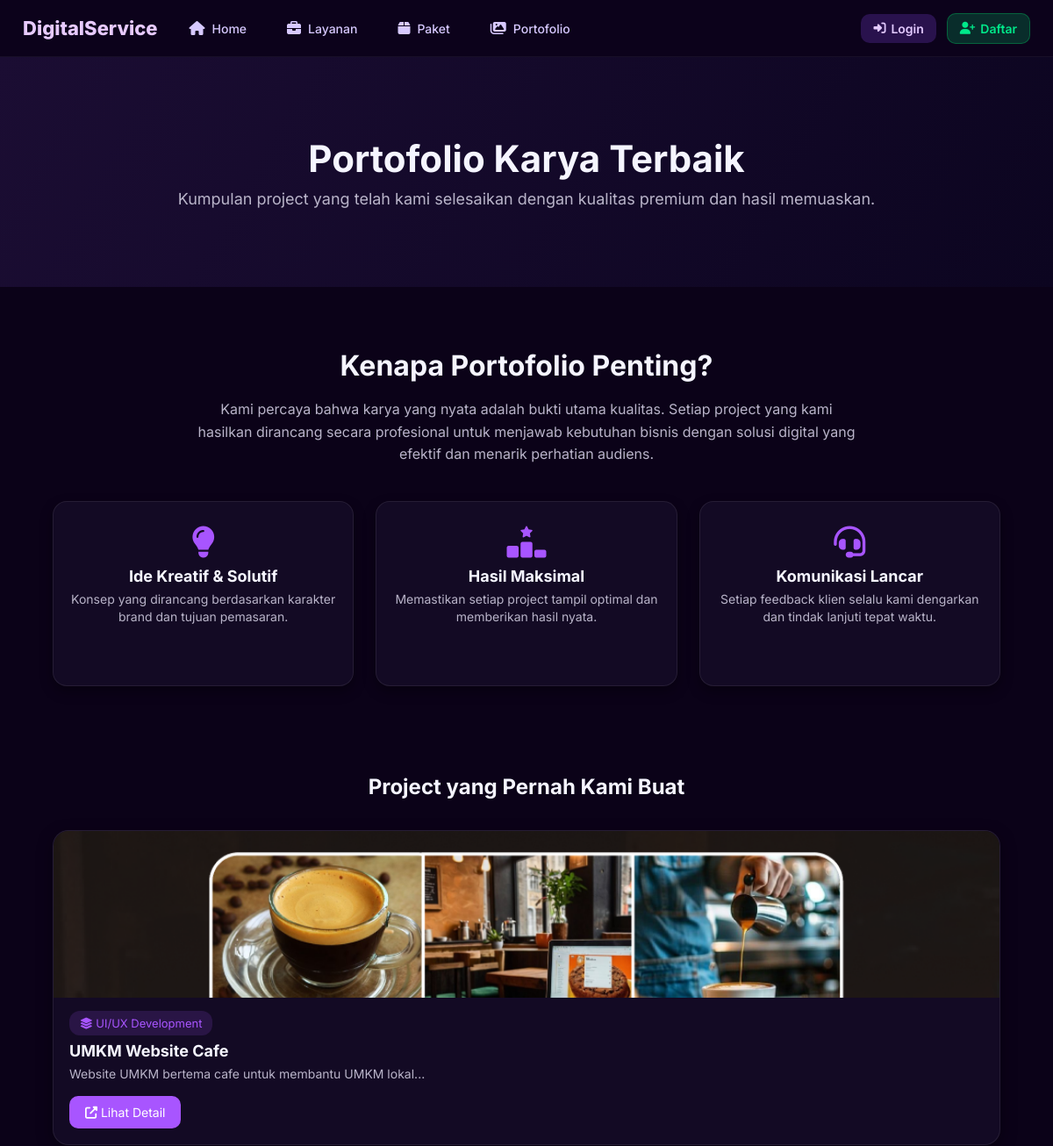
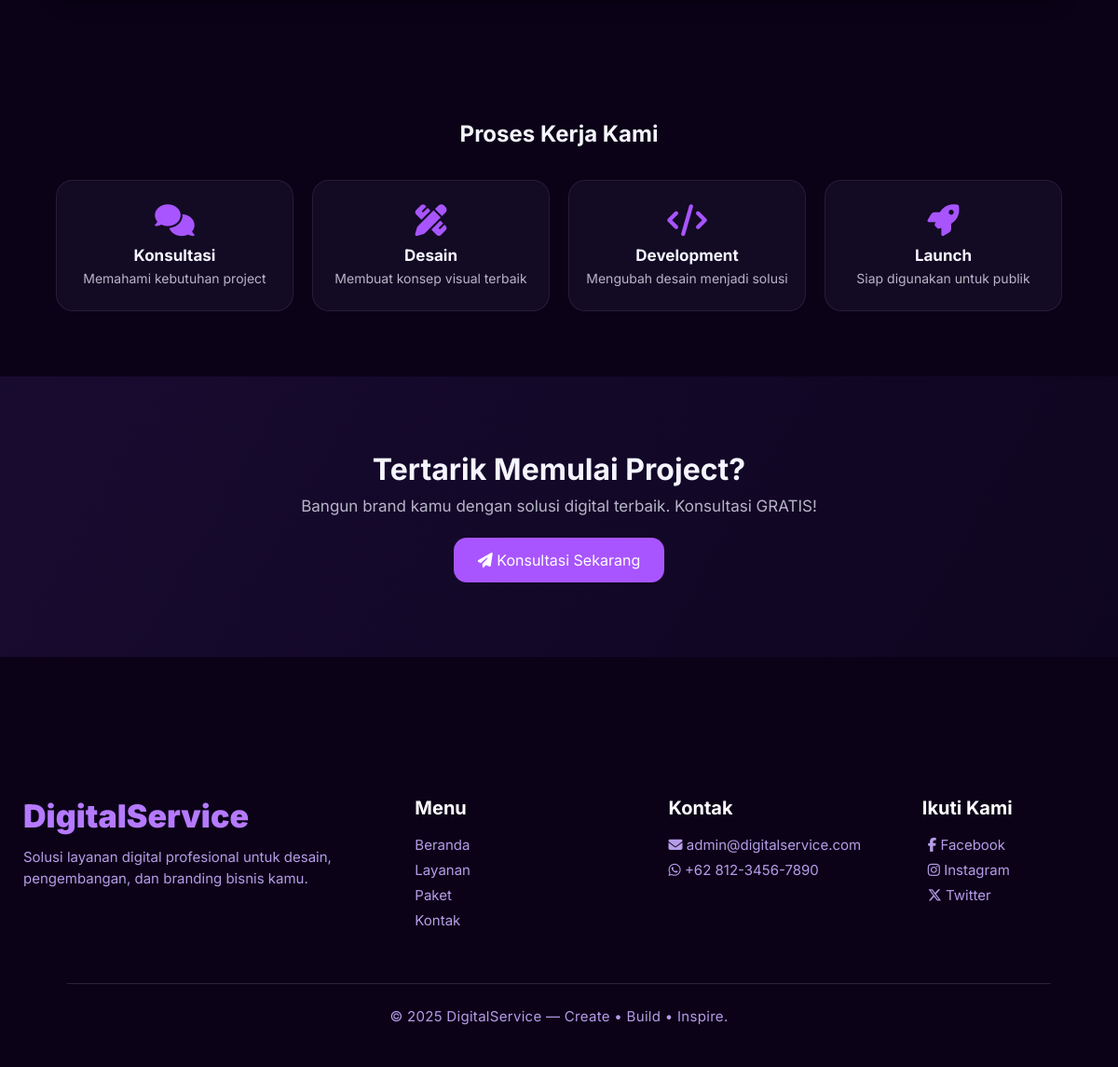
Screenshot of /digital_service/public/views/user/pages/portfolios.php with the database file from the repository (2 pictures, top to bottom).
### tables this page shows
CREATE TABLE `portfolios` (
  `id` int(10) UNSIGNED NOT NULL,
  `package_id` int(10) UNSIGNED DEFAULT NULL,
  `title` varchar(150) NOT NULL,
  `description` text DEFAULT NULL,
  `thumbnail` varchar(255) DEFAULT NULL,
  `preview_url` varchar(255) DEFAULT NULL,
  `created_at` datetime NOT NULL DEFAULT current_timestamp()
);

### digital_service/config/app.php (called while the page is built, shortened)
<?php
$BASE_URL = "http://localhost/digital_service/";
?>

### digital_service/public/views/user/pages/portfolios.php (the view, shortened to what this page needs)
<?php
require_once __DIR__ . "/../../../../config/db.php";
require_once __DIR__ . "/../../../../config/app.php";
$portfolios = [];
$sql = "
    SELECT
        p.id,
        p.title,
        p.description,
        p.thumbnail,
        p.preview_url,
        GROUP_CONCAT(s.title SEPARATOR ', ') AS services
    FROM portfolios p
    LEFT JOIN package_services ps ON ps.package_id = p.package_id
    LEFT JOIN services s ON s.id = ps.service_id
    GROUP BY p.id
    ORDER BY p.created_at DESC
";
$q = $conn->query($sql);
if ($q) while ($row = $q->fetch_assoc()) $portfolios[] = $row;
?>
<!DOCTYPE html>
<html lang="id">
<head>
    <link rel="stylesheet" href="<?= $BASE_URL ?>public/assets/styles/user/portfolios.css">
    <link rel="stylesheet" href="https://cdnjs.cloudflare.com/ajax/libs/font-awesome/6.5.0/css/all.min.css">
</head>
<body>
    <?php include __DIR__ . "/../layout/navbar.php"; ?>
    <section class="hero-portfolio">
        <div class="container">
            <h1>Portofolio Karya Terbaik</h1>
            <p>Kumpulan project yang telah kami selesaikan dengan kualitas premium dan hasil memuaskan.</p>
        </div>
    </section>
    <section class="section-intro-portfolio">
        <div class="container">
            <h2>Kenapa Portofolio Penting?</h2>
            <p>
                Kami percaya bahwa karya yang nyata adalah bukti utama kualitas.
                Setiap project yang kami hasilkan dirancang secara profesional
                untuk menjawab kebutuhan bisnis dengan solusi digital yang efektif dan menarik perhatian audiens.
            </p>
            <div class="intro-grid">
                <div class="intro-item">
                    <i class="fa-solid fa-lightbulb"></i>
                    <h4>Ide Kreatif & Solutif</h4>
                    <p>Konsep yang dirancang berdasarkan karakter brand dan tujuan pemasaran.</p>
                </div>
                <div class="intro-item">
                    <i class="fa-solid fa-ranking-star"></i>
                    <h4>Hasil Maksimal</h4>
                    <p>Memastikan setiap project tampil optimal dan memberikan hasil nyata.</p>
                </div>
                <div class="intro-item">
                    <i class="fa-solid fa-headset"></i>
                    <h4>Komunikasi Lancar</h4>
                    <p>Setiap feedback klien selalu kami dengarkan dan tindak lanjuti tepat waktu.</p>
                </div>
            </div>
        </div>
    </section>
    <section class="portfolio-showcase">
        <div class="container">
            <h2>Project yang Pernah Kami Buat</h2>
            <?php if (!empty($portfolios)): ?>
                <div class="portfolio-grid">
                    <?php foreach ($portfolios as $p): ?>
                        <div class="portfolio-card">
                            <div class="thumb">
                                <?php if ($p["thumbnail"]): ?>
                                    <img src="<?= $BASE_URL ?>uploads/portfolios/<?= htmlspecialchars($p["thumbnail"]) ?>">
                                <?php else: ?>
                                    <i class="fa-solid fa-image no-thumb"></i>
                                <?php endif; ?>
                            </div>
                            <div class="portfolio-info">
                                <span class="tag"><i class="fa-solid fa-layer-group"></i> <?= htmlspecialchars($p["services"] ?? "Multi Layanan") ?></span>
                                <h3><?= htmlspecialchars($p["title"]) ?></h3>
                                <p><?= htmlspecialchars(substr($p["description"], 0, 100)) ?>...</p>
                                <?php if (!empty($p["preview_url"])): ?>
                                    <a href="<?= htmlspecialchars($p["preview_url"]) ?>" target="_blank" class="btn-preview" style="text-decoration: none;">
                                        <i class="fa-solid fa-up-right-from-square"></i> Lihat Detail
                                    </a>
                                <?php endif; ?>
                            </div>
                        </div>
                    <?php endforeach; ?>
                </div>
            <?php else: ?>
                <p class="empty">Belum ada portofolio tersedia.</p>
            <?php endif; ?>
        </div>
    </section>
    <section class="section-process">
        <div class="container">
            <h2>Proses Kerja Kami</h2>
            <div class="process-grid">
                <div class="step">
                    <i class="fa-solid fa-comments"></i>
                    <h4>Konsultasi</h4>
                    <p>Memahami kebutuhan project</p>
                </div>
                <div class="step">
                    <i class="fa-solid fa-pen-ruler"></i>
                    <h4>Desain</h4>
                    <p>Membuat konsep visual terbaik</p>
                </div>
                <div class="step">
                    <i class="fa-solid fa-code"></i>
                    <h4>Development</h4>
                    <p>Mengubah desain menjadi solusi</p>
                </div>
                <div class="step">
                    <i class="fa-solid fa-rocket"></i>
                    <h4>Launch</h4>
                    <p>Siap digunakan untuk publik</p>
                </div>
            </div>
        </div>
    </section>
    <section class="section-cta">
        <div class="container">
            <h2>Tertarik Memulai Project?</h2>
            <p>Bangun brand kamu dengan solusi digital terbaik. Konsultasi GRATIS!</p>
            <a href="<?= $BASE_URL ?>public/views/user/pages/contact.php" class="btn-cta">
                <i class="fa-solid fa-paper-plane"></i> Konsultasi Sekarang
            </a>
        </div>
    </section>
</body>
    <?php include $_SERVER['DOCUMENT_ROOT'] . "/digital_service/public/views/user/layout/footer.php"; ?>
</html>

### digital_service/public/assets/styles/user/portfolios.css (style rules this page uses)
:root { --bg: #0a0614; --bg-dark: #070312; --card: #130a24; --accent: #a855ff; --accent-hover: #c07bff; --text: #f5f5ff; --text-dim: #b9b4c9; --border: rgba(255,255,255,0.08); --shadow: rgba(0,0,0,0.35); }
body { margin: 0; font-family: Poppins, sans-serif; background: var(--bg); color: var(--text); }
a { text-decoration: none; }
h4 { text-decoration: none; }
.container { width: 90%; max-width: 1200px; margin: auto; }
.hero-portfolio { background: linear-gradient(120deg, #1b0d33, #0c0520); text-align: center; padding: 90px 0; }
.hero-portfolio h1 { font-size: 42px; font-weight: 700; }
.hero-portfolio p { font-size: 18px; margin-top: 10px; color: var(--text-dim); }
.portfolio-showcase { padding: 60px 0; }
.portfolio-showcase h2 { text-align: center; margin-bottom: 35px; }
.portfolio-grid { display: grid; grid-template-columns: repeat(auto-fit,minmax(280px,1fr)); gap: 25px; }
.portfolio-card { background: var(--card); border: 1px solid var(--border); border-radius: 18px; overflow: hidden; transition: .28s ease; box-shadow: 0 6px 18px var(--shadow); }
.thumb { width: 100%; height: 190px; background: #120925; display: flex; align-items: center; justify-content: center; }
.thumb img { width: 100%; height: 100%; object-fit: cover; }
.portfolio-info { padding: 18px; }
.portfolio-info .tag { font-size: 13px; background: rgba(168,85,255,.15); padding: 6px 12px; border-radius: 12px; color: var(--accent); }
.portfolio-info h3 { font-size: 18px; margin: 12px 0 6px; }
.portfolio-info p { color: var(--text-dim); font-size: 14px; line-height: 1.45; }
.btn-preview { display: inline-block; margin-top: 14px; font-size: 14px; background: var(--accent); padding: 10px 18px; border-radius: 10px; color: white; transition: .25s ease; }
.section-process { padding: 70px 0; }
.section-process h2 { text-align: center; margin-bottom: 35px; }
.process-grid { display: grid; grid-template-columns: repeat(4,1fr); gap: 20px; }
.step { background: var(--card); padding: 26px 18px; text-align: center; border-radius: 18px; border: 1px solid var(--border); transition: .25s ease; }
.step i { font-size: 34px; color: var(--accent); margin-bottom: 10px; }
.step h4 { font-size: 17px; margin-bottom: 6px; }
.step p { font-size: 14px; color: var(--text-dim); }
.section-cta { padding: 80px 0; text-align: center; background: linear-gradient(120deg,#180b30,#0e0520); }
.section-cta h2 { font-size: 32px; }
.section-cta p { color: var(--text-dim); font-size: 17px; margin-top: 10px; margin-bottom: 24px; }
.btn-cta { padding: 14px 26px; background: var(--accent); color: #fff; border-radius: 14px; font-size: 16px; display: inline-block; transition: .25s ease; }
.section-intro-portfolio { padding: 70px 0 40px; text-align: center; }
.section-intro-portfolio h2 { font-size: 32px; margin-bottom: 18px; }
.section-intro-portfolio p { font-size: 16px; color: var(--text-dim); max-width: 750px; margin: 0 auto 40px; line-height: 1.6; }
.intro-grid { display: grid; grid-template-columns: repeat(3,1fr); gap: 25px; margin-top: 20px; }
.intro-item { background: var(--card); border: 1px solid var(--border); padding: 28px 20px; border-radius: 16px; transition: .25s ease; box-shadow: 0 6px 14px var(--shadow); }
.intro-item i { font-size: 36px; margin-bottom: 10px; color: var(--accent); }
.intro-item h4 { font-size: 18px; margin-bottom: 6px; }
.intro-item p { font-size: 14px; color: var(--text-dim); line-height: 1.45; }

### digital_service/public/assets/styles/components/navbar.css (style rules this page uses)
* { margin: 0; padding: 0; box-sizing: border-box; }
body { overflow-x: hidden; background: #0b0218; font-family: "Inter", sans-serif; }

### rows the page displays
portfolios: thumbnail (picture), services "UI/UX Development", title "UMKM Website Cafe", description "Website UMKM bertema cafe untuk membantu UMKM lokal"
